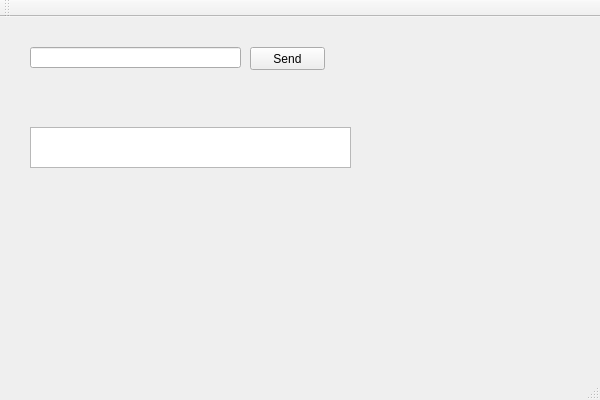
<?xml version="1.0" encoding="UTF-8"?>
<ui version="4.0">
 <class>Debugger_for_chatClass</class>
 <widget class="QMainWindow" name="Debugger_for_chatClass">
  <property name="geometry">
   <rect>
    <x>0</x>
    <y>0</y>
    <width>600</width>
    <height>400</height>
   </rect>
  </property>
  <property name="windowTitle">
   <string>Debugger_for_chat</string>
  </property>
  <widget class="QWidget" name="centralWidget">
   <widget class="QPushButton" name="pushButtonSend">
    <property name="geometry">
     <rect>
      <x>250</x>
      <y>30</y>
      <width>75</width>
      <height>23</height>
     </rect>
    </property>
    <property name="text">
     <string>Send</string>
    </property>
   </widget>
   <widget class="QTextBrowser" name="textBrowserChat">
    <property name="geometry">
     <rect>
      <x>30</x>
      <y>110</y>
      <width>321</width>
      <height>41</height>
     </rect>
    </property>
   </widget>
   <widget class="QLineEdit" name="lineEditChat">
    <property name="geometry">
     <rect>
      <x>30</x>
      <y>30</y>
      <width>211</width>
      <height>21</height>
     </rect>
    </property>
   </widget>
  </widget>
  <widget class="QMenuBar" name="menuBar">
   <property name="geometry">
    <rect>
     <x>0</x>
     <y>0</y>
     <width>600</width>
     <height>21</height>
    </rect>
   </property>
  </widget>
  <widget class="QToolBar" name="mainToolBar">
   <attribute name="toolBarArea">
    <enum>TopToolBarArea</enum>
   </attribute>
   <attribute name="toolBarBreak">
    <bool>false</bool>
   </attribute>
  </widget>
  <widget class="QStatusBar" name="statusBar"/>
 </widget>
 <layoutdefault spacing="6" margin="11"/>
 <resources>
  <include location="debugger_for_chat.qrc"/>
 </resources>
 <connections/>
</ui>
